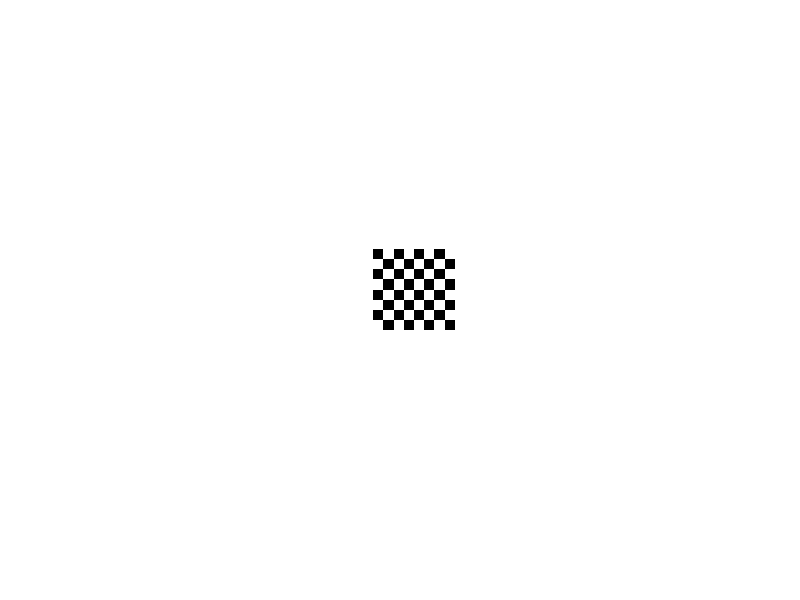

This chart was generated by the following MATLAB code: (Note: this script raises an error after producing the figure.)
close all

orig=checkerboard>.5;
%orig=imresize(imnoise(ones(20),'gaussian'),4);
%orig=imresize(imnoise(ones(20),'salt & pepper'),4);

imshow(padarray(orig,[200 200],255));

tform=affine2d([1 0 0; .5 1 0; 0 0 1]);
writerObj = VideoWriter('skew.avi');
open(writerObj);
frame=getframe;
writeVideo(writerObj,frame);
s=imwarp(orig,tform,'FillValue',255);
for i=1:10
    dr=size(s,1)-size(orig,1);
    dc=size(s,2)-size(orig,2);
    imshow(padarray(s,[200-dr/2 200-dc/2],255));
    frame=getframe;
    writeVideo(writerObj,frame);
    s=imwarp(s,tform,'FillValue',255);
end
close(writerObj);

theta=1;
tform=affine2d([cosd(theta) -sind(theta) 0; sind(theta) cosd(theta) 0; 0 0 1]);
writerObj = VideoWriter('rotate.avi');
open(writerObj);
imshow(padarray(orig,[200 200],255));
frame=getframe;
writeVideo(writerObj,frame);
r=imwarp(orig,tform,'FillValue',255);
for i=1:10
    dr=size(r,1)-size(orig,1);
    dc=size(r,2)-size(orig,2);
    imshow(padarray(r,[200-dr/2 200-dc/2],255));
    frame=getframe;
    writeVideo(writerObj,frame);
    r=imwarp(r,tform,'FillValue',255);
end
close(writerObj);

writerObj = VideoWriter('translate.avi');
open(writerObj);
imshow(padarray(orig,[200 200],255));
frame=getframe;
writeVideo(writerObj,frame);
for i=1:10
    t=padarray(orig,[200-5*i 200-5*i],255,'pre');
    t=padarray(t,[200+5*i 200+5*i],255,'post');
    imshow(t);
    frame=getframe;
    writeVideo(writerObj,frame);
end
close(writerObj);

writerObj = VideoWriter('scale.avi');
open(writerObj);
for i=1:10
    scale=imresize(orig,(i+1)/2);
    dr=size(scale,1)-size(orig,1);
    dc=size(scale,2)-size(orig,2);
    scale=padarray(scale,[200-dr/2 200-dc/2],255);
    imshow(scale);
    frame=getframe;
    writeVideo(writerObj,frame);
end
close(writerObj);

writerObj = VideoWriter('fracture.avi');
open(writerObj);
imshow(padarray(orig,[200 200],255));
frame=getframe;
writeVideo(writerObj,frame);
for i=1:10
    frac=cat(2,padarray(orig(:,1:size(orig,2)/2),[2*i 0],255,'pre'), padarray(orig(:,((size(orig,2)/2)+1):end),[2*i 0],255,'post'));
    dr=size(frac,1)-size(orig,1);
    dc=size(frac,2)-size(orig,2);
    frac=padarray(frac,[200-dr/2 200-dc/2],255);
    imshow(frac);
    frame=getframe;
    writeVideo(writerObj,frame);
end
close(writerObj);

close all